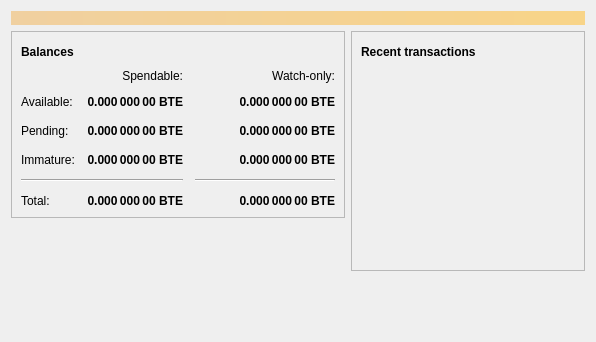
<?xml version="1.0" encoding="UTF-8"?>
<ui version="4.0">
 <class>OverviewPage</class>
 <widget class="QWidget" name="OverviewPage">
  <property name="geometry">
   <rect>
    <x>0</x>
    <y>0</y>
    <width>596</width>
    <height>342</height>
   </rect>
  </property>
  <property name="windowTitle">
   <string>Form</string>
  </property>
  <layout class="QVBoxLayout" name="topLayout">
   <item>
    <widget class="QLabel" name="labelAlerts">
     <property name="visible">
      <bool>false</bool>
     </property>
     <property name="styleSheet">
      <string notr="true">QLabel { background-color: qlineargradient(x1: 0, y1: 0, x2: 1, y2: 0, stop:0 #F0D0A0, stop:1 #F8D488); color:#000000; }</string>
     </property>
     <property name="wordWrap">
      <bool>true</bool>
     </property>
     <property name="margin">
      <number>3</number>
     </property>
     <property name="textInteractionFlags">
      <set>Qt::TextSelectableByMouse</set>
     </property>
    </widget>
   </item>
   <item>
    <layout class="QHBoxLayout" name="horizontalLayout" stretch="1,1">
     <item>
      <layout class="QVBoxLayout" name="verticalLayout_2">
       <item>
        <widget class="QFrame" name="frame">
         <property name="frameShape">
          <enum>QFrame::StyledPanel</enum>
         </property>
         <property name="frameShadow">
          <enum>QFrame::Raised</enum>
         </property>
         <layout class="QVBoxLayout" name="verticalLayout_4">
          <item>
           <layout class="QHBoxLayout" name="horizontalLayout_4">
            <item>
             <widget class="QLabel" name="label_5">
              <property name="font">
               <font>
                <weight>75</weight>
                <bold>true</bold>
               </font>
              </property>
              <property name="text">
               <string>Balances</string>
              </property>
             </widget>
            </item>
            <item>
             <widget class="QPushButton" name="labelWalletStatus">
              <property name="enabled">
               <bool>true</bool>
              </property>
              <property name="maximumSize">
               <size>
                <width>30</width>
                <height>16777215</height>
               </size>
              </property>
              <property name="toolTip">
               <string>The displayed information may be out of date. Your wallet automatically synchronizes with the BitcoinEssence network after a connection is established, but this process has not completed yet.</string>
              </property>
              <property name="text">
               <string/>
              </property>
              <property name="icon">
               <iconset resource="../bitcoin.qrc">
                <normaloff>:/icons/warning</normaloff>
                <disabledoff>:/icons/warning</disabledoff>:/icons/warning</iconset>
              </property>
              <property name="iconSize">
               <size>
                <width>24</width>
                <height>24</height>
               </size>
              </property>
              <property name="flat">
               <bool>true</bool>
              </property>
             </widget>
            </item>
            <item>
             <spacer name="horizontalSpacer_3">
              <property name="orientation">
               <enum>Qt::Horizontal</enum>
              </property>
              <property name="sizeHint" stdset="0">
               <size>
                <width>40</width>
                <height>20</height>
               </size>
              </property>
             </spacer>
            </item>
           </layout>
          </item>
          <item>
           <layout class="QGridLayout" name="gridLayout">
            <property name="spacing">
             <number>12</number>
            </property>
            <item row="2" column="2">
             <widget class="QLabel" name="labelWatchPending">
              <property name="font">
               <font>
                <weight>75</weight>
                <bold>true</bold>
               </font>
              </property>
              <property name="cursor">
               <cursorShape>IBeamCursor</cursorShape>
              </property>
              <property name="toolTip">
               <string>Unconfirmed transactions to watch-only addresses</string>
              </property>
              <property name="text">
               <string notr="true">0.000 000 00 BTE</string>
              </property>
              <property name="alignment">
               <set>Qt::AlignRight|Qt::AlignTrailing|Qt::AlignVCenter</set>
              </property>
              <property name="textInteractionFlags">
               <set>Qt::LinksAccessibleByMouse|Qt::TextSelectableByKeyboard|Qt::TextSelectableByMouse</set>
              </property>
             </widget>
            </item>
            <item row="2" column="1">
             <widget class="QLabel" name="labelUnconfirmed">
              <property name="font">
               <font>
                <weight>75</weight>
                <bold>true</bold>
               </font>
              </property>
              <property name="cursor">
               <cursorShape>IBeamCursor</cursorShape>
              </property>
              <property name="toolTip">
               <string>Total of transactions that have yet to be confirmed, and do not yet count toward the spendable balance</string>
              </property>
              <property name="text">
               <string notr="true">0.000 000 00 BTE</string>
              </property>
              <property name="alignment">
               <set>Qt::AlignRight|Qt::AlignTrailing|Qt::AlignVCenter</set>
              </property>
              <property name="textInteractionFlags">
               <set>Qt::LinksAccessibleByMouse|Qt::TextSelectableByKeyboard|Qt::TextSelectableByMouse</set>
              </property>
             </widget>
            </item>
            <item row="3" column="2">
             <widget class="QLabel" name="labelWatchImmature">
              <property name="font">
               <font>
                <weight>75</weight>
                <bold>true</bold>
               </font>
              </property>
              <property name="cursor">
               <cursorShape>IBeamCursor</cursorShape>
              </property>
              <property name="toolTip">
               <string>Mined balance in watch-only addresses that has not yet matured</string>
              </property>
              <property name="text">
               <string notr="true">0.000 000 00 BTE</string>
              </property>
              <property name="alignment">
               <set>Qt::AlignRight|Qt::AlignTrailing|Qt::AlignVCenter</set>
              </property>
              <property name="textInteractionFlags">
               <set>Qt::LinksAccessibleByMouse|Qt::TextSelectableByKeyboard|Qt::TextSelectableByMouse</set>
              </property>
             </widget>
            </item>
            <item row="4" column="0" colspan="2">
             <widget class="Line" name="line">
              <property name="orientation">
               <enum>Qt::Horizontal</enum>
              </property>
             </widget>
            </item>
            <item row="4" column="2">
             <widget class="Line" name="lineWatchBalance">
              <property name="sizePolicy">
               <sizepolicy hsizetype="Preferred" vsizetype="Fixed">
                <horstretch>0</horstretch>
                <verstretch>0</verstretch>
               </sizepolicy>
              </property>
              <property name="minimumSize">
               <size>
                <width>140</width>
                <height>0</height>
               </size>
              </property>
              <property name="orientation">
               <enum>Qt::Horizontal</enum>
              </property>
             </widget>
            </item>
            <item row="5" column="0">
             <widget class="QLabel" name="labelTotalText">
              <property name="text">
               <string>Total:</string>
              </property>
             </widget>
            </item>
            <item row="3" column="1">
             <widget class="QLabel" name="labelImmature">
              <property name="font">
               <font>
                <weight>75</weight>
                <bold>true</bold>
               </font>
              </property>
              <property name="cursor">
               <cursorShape>IBeamCursor</cursorShape>
              </property>
              <property name="toolTip">
               <string>Mined balance that has not yet matured</string>
              </property>
              <property name="text">
               <string notr="true">0.000 000 00 BTE</string>
              </property>
              <property name="alignment">
               <set>Qt::AlignRight|Qt::AlignTrailing|Qt::AlignVCenter</set>
              </property>
              <property name="textInteractionFlags">
               <set>Qt::LinksAccessibleByMouse|Qt::TextSelectableByKeyboard|Qt::TextSelectableByMouse</set>
              </property>
             </widget>
            </item>
            <item row="2" column="3">
             <spacer name="horizontalSpacer_2">
              <property name="orientation">
               <enum>Qt::Horizontal</enum>
              </property>
              <property name="sizeHint" stdset="0">
               <size>
                <width>40</width>
                <height>20</height>
               </size>
              </property>
             </spacer>
            </item>
            <item row="3" column="0">
             <widget class="QLabel" name="labelImmatureText">
              <property name="text">
               <string>Immature:</string>
              </property>
             </widget>
            </item>
            <item row="5" column="1">
             <widget class="QLabel" name="labelTotal">
              <property name="font">
               <font>
                <weight>75</weight>
                <bold>true</bold>
               </font>
              </property>
              <property name="cursor">
               <cursorShape>IBeamCursor</cursorShape>
              </property>
              <property name="toolTip">
               <string>Your current total balance</string>
              </property>
              <property name="text">
               <string notr="true">0.000 000 00 BTE</string>
              </property>
              <property name="alignment">
               <set>Qt::AlignRight|Qt::AlignTrailing|Qt::AlignVCenter</set>
              </property>
              <property name="textInteractionFlags">
               <set>Qt::LinksAccessibleByMouse|Qt::TextSelectableByKeyboard|Qt::TextSelectableByMouse</set>
              </property>
             </widget>
            </item>
            <item row="5" column="2">
             <widget class="QLabel" name="labelWatchTotal">
              <property name="font">
               <font>
                <weight>75</weight>
                <bold>true</bold>
               </font>
              </property>
              <property name="cursor">
               <cursorShape>IBeamCursor</cursorShape>
              </property>
              <property name="toolTip">
               <string>Current total balance in watch-only addresses</string>
              </property>
              <property name="text">
               <string notr="true">0.000 000 00 BTE</string>
              </property>
              <property name="alignment">
               <set>Qt::AlignRight|Qt::AlignTrailing|Qt::AlignVCenter</set>
              </property>
              <property name="textInteractionFlags">
               <set>Qt::LinksAccessibleByMouse|Qt::TextSelectableByKeyboard|Qt::TextSelectableByMouse</set>
              </property>
             </widget>
            </item>
            <item row="0" column="2">
             <widget class="QLabel" name="labelWatchonly">
              <property name="text">
               <string>Watch-only:</string>
              </property>
              <property name="alignment">
               <set>Qt::AlignRight|Qt::AlignTrailing|Qt::AlignVCenter</set>
              </property>
             </widget>
            </item>
            <item row="1" column="0">
             <widget class="QLabel" name="labelBalanceText">
              <property name="text">
               <string>Available:</string>
              </property>
             </widget>
            </item>
            <item row="1" column="1">
             <widget class="QLabel" name="labelBalance">
              <property name="font">
               <font>
                <weight>75</weight>
                <bold>true</bold>
               </font>
              </property>
              <property name="cursor">
               <cursorShape>IBeamCursor</cursorShape>
              </property>
              <property name="toolTip">
               <string>Your current spendable balance</string>
              </property>
              <property name="text">
               <string notr="true">0.000 000 00 BTE</string>
              </property>
              <property name="alignment">
               <set>Qt::AlignRight|Qt::AlignTrailing|Qt::AlignVCenter</set>
              </property>
              <property name="textInteractionFlags">
               <set>Qt::LinksAccessibleByMouse|Qt::TextSelectableByKeyboard|Qt::TextSelectableByMouse</set>
              </property>
             </widget>
            </item>
            <item row="1" column="2">
             <widget class="QLabel" name="labelWatchAvailable">
              <property name="font">
               <font>
                <weight>75</weight>
                <bold>true</bold>
               </font>
              </property>
              <property name="cursor">
               <cursorShape>IBeamCursor</cursorShape>
              </property>
              <property name="toolTip">
               <string>Your current balance in watch-only addresses</string>
              </property>
              <property name="text">
               <string notr="true">0.000 000 00 BTE</string>
              </property>
              <property name="alignment">
               <set>Qt::AlignRight|Qt::AlignTrailing|Qt::AlignVCenter</set>
              </property>
              <property name="textInteractionFlags">
               <set>Qt::LinksAccessibleByMouse|Qt::TextSelectableByKeyboard|Qt::TextSelectableByMouse</set>
              </property>
             </widget>
            </item>
            <item row="2" column="0">
             <widget class="QLabel" name="labelPendingText">
              <property name="text">
               <string>Pending:</string>
              </property>
             </widget>
            </item>
            <item row="0" column="1">
             <widget class="QLabel" name="labelSpendable">
              <property name="text">
               <string>Spendable:</string>
              </property>
              <property name="alignment">
               <set>Qt::AlignRight|Qt::AlignTrailing|Qt::AlignVCenter</set>
              </property>
             </widget>
            </item>
           </layout>
          </item>
         </layout>
        </widget>
       </item>
       <item>
        <spacer name="verticalSpacer">
         <property name="orientation">
          <enum>Qt::Vertical</enum>
         </property>
         <property name="sizeHint" stdset="0">
          <size>
           <width>20</width>
           <height>40</height>
          </size>
         </property>
        </spacer>
       </item>
      </layout>
     </item>
     <item>
      <layout class="QVBoxLayout" name="verticalLayout_3">
       <item>
        <widget class="QFrame" name="frame_2">
         <property name="frameShape">
          <enum>QFrame::StyledPanel</enum>
         </property>
         <property name="frameShadow">
          <enum>QFrame::Raised</enum>
         </property>
         <layout class="QVBoxLayout" name="verticalLayout">
          <item>
           <layout class="QHBoxLayout" name="horizontalLayout_2">
            <item>
             <widget class="QLabel" name="label_4">
              <property name="font">
               <font>
                <weight>75</weight>
                <bold>true</bold>
               </font>
              </property>
              <property name="text">
               <string>Recent transactions</string>
              </property>
             </widget>
            </item>
            <item>
             <widget class="QPushButton" name="labelTransactionsStatus">
              <property name="enabled">
               <bool>true</bool>
              </property>
              <property name="maximumSize">
               <size>
                <width>30</width>
                <height>16777215</height>
               </size>
              </property>
              <property name="toolTip">
               <string>The displayed information may be out of date. Your wallet automatically synchronizes with the BitcoinEssence network after a connection is established, but this process has not completed yet.</string>
              </property>
              <property name="text">
               <string/>
              </property>
              <property name="icon">
               <iconset resource="../bitcoin.qrc">
                <normaloff>:/icons/warning</normaloff>
                <disabledoff>:/icons/warning</disabledoff>:/icons/warning</iconset>
              </property>
              <property name="iconSize">
               <size>
                <width>24</width>
                <height>24</height>
               </size>
              </property>
              <property name="flat">
               <bool>true</bool>
              </property>
             </widget>
            </item>
            <item>
             <spacer name="horizontalSpacer">
              <property name="orientation">
               <enum>Qt::Horizontal</enum>
              </property>
              <property name="sizeHint" stdset="0">
               <size>
                <width>40</width>
                <height>20</height>
               </size>
              </property>
             </spacer>
            </item>
           </layout>
          </item>
          <item>
           <widget class="QListView" name="listTransactions">
            <property name="styleSheet">
             <string notr="true">QListView { background: transparent; }</string>
            </property>
            <property name="frameShape">
             <enum>QFrame::NoFrame</enum>
            </property>
            <property name="verticalScrollBarPolicy">
             <enum>Qt::ScrollBarAlwaysOff</enum>
            </property>
            <property name="horizontalScrollBarPolicy">
             <enum>Qt::ScrollBarAlwaysOff</enum>
            </property>
            <property name="selectionMode">
             <enum>QAbstractItemView::NoSelection</enum>
            </property>
           </widget>
          </item>
         </layout>
        </widget>
       </item>
       <item>
        <spacer name="verticalSpacer_2">
         <property name="orientation">
          <enum>Qt::Vertical</enum>
         </property>
         <property name="sizeHint" stdset="0">
          <size>
           <width>20</width>
           <height>40</height>
          </size>
         </property>
        </spacer>
       </item>
      </layout>
     </item>
    </layout>
   </item>
  </layout>
 </widget>
 <resources/>
 <connections/>
</ui>
